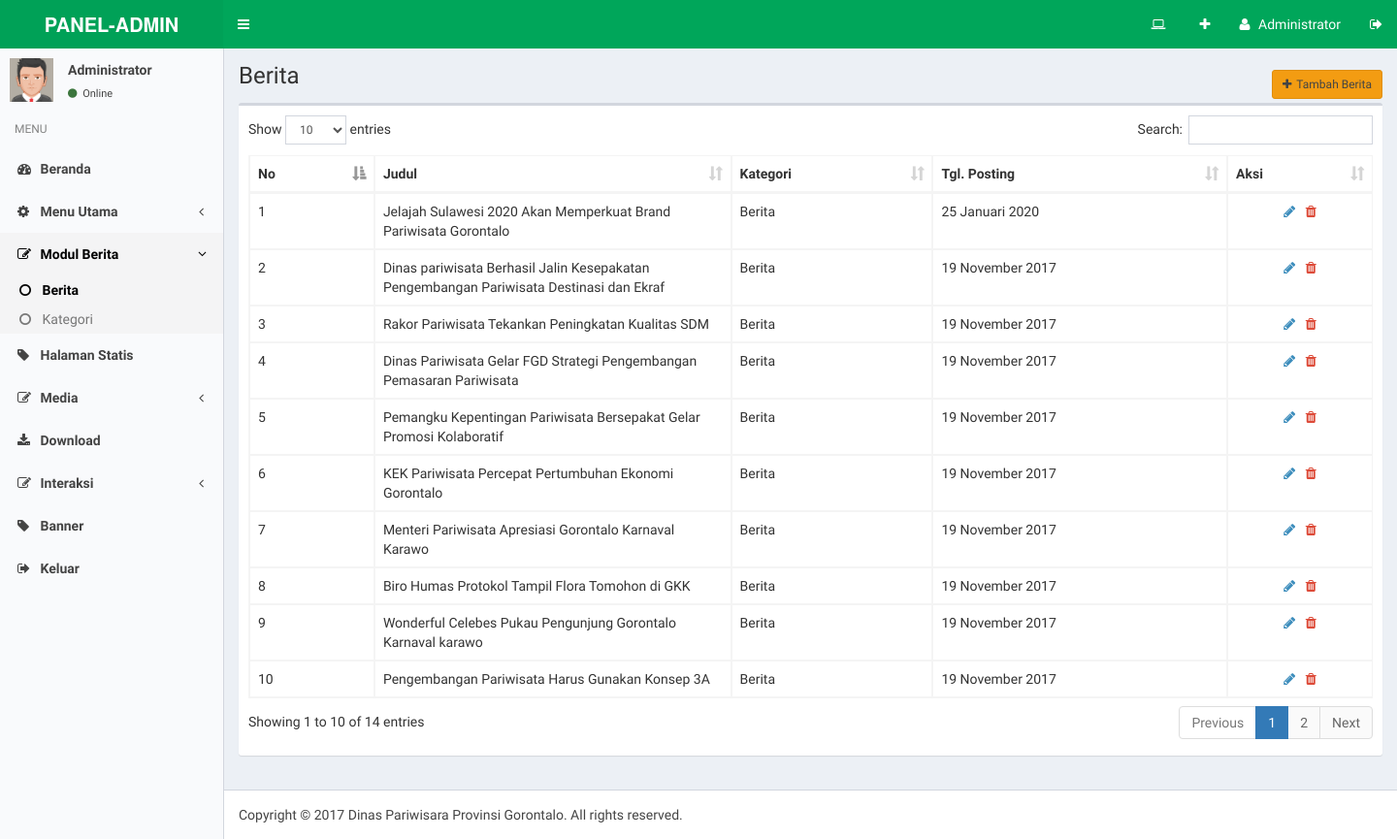
/adminweb/media.php?module=berita (signed in), run on the app's committed database.
### tables this page shows
CREATE TABLE `berita` (
  `id_berita` int(5) NOT NULL,
  `id_kategori` int(5) NOT NULL,
  `username` varchar(30) NOT NULL,
  `judul` varchar(250) NOT NULL,
  `judul_seo` varchar(100) NOT NULL,
  `isi_berita` text NOT NULL,
  `hari` varchar(20) NOT NULL,
  `tanggal` date NOT NULL,
  `jam` time NOT NULL,
  `gambar` varchar(100) NOT NULL,
  `dibaca` int(5) NOT NULL DEFAULT 1,
  `tag` varchar(100) NOT NULL
);

CREATE TABLE `kategori` (
  `id_kategori` int(5) NOT NULL,
  `nama_kategori` varchar(50) NOT NULL,
  `kategori_seo` varchar(100) NOT NULL,
  `aktif` enum('Y','N') NOT NULL DEFAULT 'Y'
);

CREATE TABLE `identitas` (
  `id_identitas` int(5) NOT NULL,
  `nama_pemilik` varchar(100) NOT NULL,
  `nama_website` varchar(100) NOT NULL,
  `alamat_website` varchar(100) NOT NULL,
  `meta_deskripsi` varchar(250) NOT NULL,
  `meta_keyword` varchar(250) NOT NULL,
  `email` varchar(100) NOT NULL,
  `facebook` varchar(100) NOT NULL,
  `twitter` varchar(100) NOT NULL,
  `fb` varchar(100) NOT NULL,
  `tube` varchar(100) NOT NULL,
  `ig` varchar(100) NOT NULL,
  `twitter_widget` text NOT NULL,
  `wtemp` text NOT NULL,
  `favicon` varchar(50) NOT NULL,
  `logo` varchar(200) NOT NULL,
  `fopim` varchar(100) NOT NULL,
  `telpon` varchar(20) NOT NULL,
  `alamat` text NOT NULL
);

### config/koneksi.php (called while the page is built, shortened)
<?php
$dbconnection = null;
function querydb($query)
{
    global $dbconnection;
    $result = $dbconnection->query($query);
    return $result;
}
?>

### config/fungsi_indotgl.php (called while the page is built, shortened)
<?php
	function tgl_indo($tgl){
			$tanggal = substr($tgl,8,2);
			$bulan = getBulan(substr($tgl,5,2));
			$tahun = substr($tgl,0,4);
			return $tanggal.' '.$bulan.' '.$tahun;
	}
	function getBulan($bln){
				switch ($bln){
					case 1:
						return "Januari";
						break;
					case 11:
						return "November";
						break;
				}
			}
?>

### adminweb/modul/mod_berita/berita.php (the view, shortened to what this page needs)
<?php
if (empty($_SESSION['namauser']) AND empty($_SESSION['passuser'])){
	echo "<script>alert('Untuk mengakses modul, Anda harus login dulu.'); window.location = '../../index.php'</script>";
}
else{
  $aksi = "modul/mod_berita/aksi_berita.php";
  $act = isset($_GET['act']) ? $_GET['act'] : '';
?>
	<section class="content-header">
		<h1>Berita</h1>
		<ol class="breadcrumb">
            <li><a class="btn btn-warning btn-sm" href="?module=berita&act=tambahberita"><i class="fa fa-plus"></i>Tambah Berita</a></li>
        </ol>
	</section>
	<section class="content">
		<div class="row">
			<div class="col-xs-12">
<?php
  switch($act){
    default:
?>
              <div class="box">
                <div class="box-body">
                  <table id="databerita" class="table table-bordered table-hover">
                    <thead>
                      <tr>
                        <th>No</th>
                        <th>Judul</th>
                        <th>Kategori</th>
                        <th>Tgl. Posting</th>
                        <th>Aksi</th>
                      </tr>
                    </thead>
                    <tbody>
					<?php
					if ($_SESSION['leveluser']=='admin'){
						$query  = "SELECT * FROM berita,kategori WHERE berita.id_kategori=kategori.id_kategori ORDER BY id_berita DESC";
						$tampil = querydb($query);
					}
					else{
						$query  = "SELECT * FROM berita,kategori WHERE berita.id_kategori=kategori.id_kategori AND username='$_SESSION[namauser]' ORDER BY id_berita DESC";
						$tampil = querydb($query);
					}
					$no=1;
					while ($r=$tampil->fetch_array()){
						$tgl_posting=tgl_indo($r['tanggal']);
						echo "<tr><td>$no</td>
							<td width=\"350\">$r[judul]</td>
							<td>$r[nama_kategori]</td>
							<td>$tgl_posting</td>
							<td align=\"center\"><a href=\"?module=berita&act=editberita&id=$r[id_berita]\" title=\"Edit Berita\"><i class=\"fa fa-pencil\"></i></a> &nbsp;
							<a href=\"$aksi?module=berita&act=hapus&id=$r[id_berita]\" onclick=\"return confirm('APAKAH ANDA YAKIN AKAN MENGHAPUS BERITA INI ?')\" title=\"Hapus Berita\"><i class=\"fa fa-trash text-red\"></i></a></td>
							</tr>";
						$no++;
					}
					?>
                    </tbody>
                  </table>
                </div>
              </div>
<?php
	break;
?>
<?php
  }
?>
            </div>
		</div>
	</section>
<?php
}
?>

### adminweb/footer.php (shortened to what this page needs)
<?php
if (empty($_SESSION['namauser']) AND empty($_SESSION['passuser'])){
	echo "<script>alert('Untuk mengakses modul, Anda harus login dulu.'); window.location = 'index.php'</script>";
}
else{
?>
      <footer class="main-footer">
		Copyright &copy; 2017 <?php echo $tdin['nama_pemilik']; ?>. All rights reserved.
      </footer>
    </div>
  </body>
</html>
<?php
}
?>

### data on the page
berita: judul "Jelajah Sulawesi 2020 Akan Memperkuat Brand Pariwisata Gorontalo", id_kategori.nama_kategori "Berita", tanggal "25 Januari 2020"
berita: judul "Dinas pariwisata Berhasil Jalin Kesepakatan Pengembangan Pariwisata Destinasi dan Ekraf", id_kategori.nama_kategori "Berita", tanggal "19 November 2017"
berita: judul "Rakor Pariwisata Tekankan Peningkatan Kualitas SDM", id_kategori.nama_kategori "Berita", tanggal "19 November 2017"
berita: judul "Dinas Pariwisata Gelar FGD Strategi Pengembangan Pemasaran Pariwisata", id_kategori.nama_kategori "Berita", tanggal "19 November 2017"
berita: judul "Pemangku Kepentingan Pariwisata Bersepakat Gelar Promosi Kolaboratif", id_kategori.nama_kategori "Berita", tanggal "19 November 2017"
berita: judul "KEK Pariwisata Percepat Pertumbuhan Ekonomi Gorontalo", id_kategori.nama_kategori "Berita", tanggal "19 November 2017"
berita: judul "Menteri Pariwisata Apresiasi Gorontalo Karnaval Karawo", id_kategori.nama_kategori "Berita", tanggal "19 November 2017"
berita: judul "Biro Humas Protokol Tampil Flora Tomohon di GKK", id_kategori.nama_kategori "Berita", tanggal "19 November 2017"
berita: judul "Wonderful Celebes Pukau Pengunjung Gorontalo Karnaval karawo", id_kategori.nama_kategori "Berita", tanggal "19 November 2017"
berita: judul "Pengembangan Pariwisata Harus Gunakan Konsep 3A", id_kategori.nama_kategori "Berita", tanggal "19 November 2017"
identitas: nama_pemilik "Dinas Pariwisara Provinsi Gorontalo"

### other printed values
$_SESSION['namalengkap'] "Administrator"
